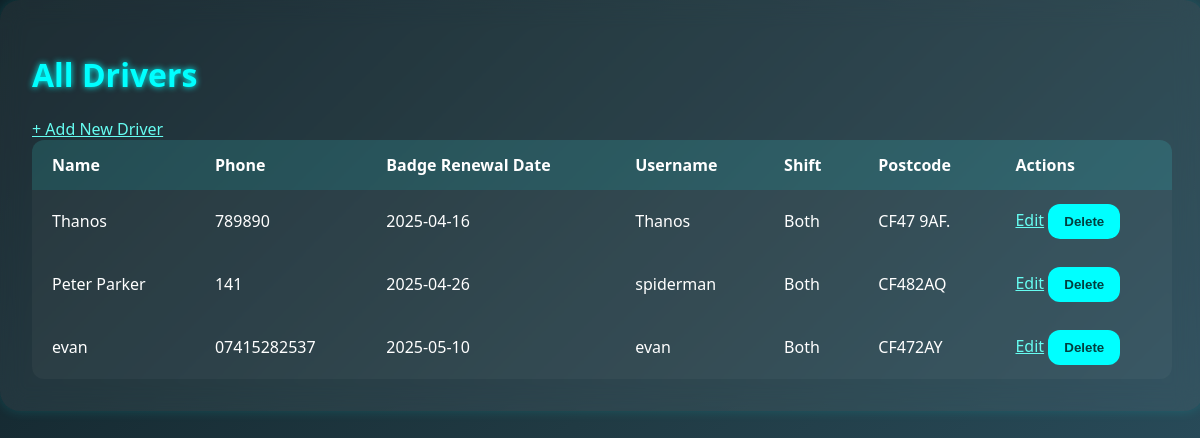
The page /drivers (signed in) on the database as committed earlier.
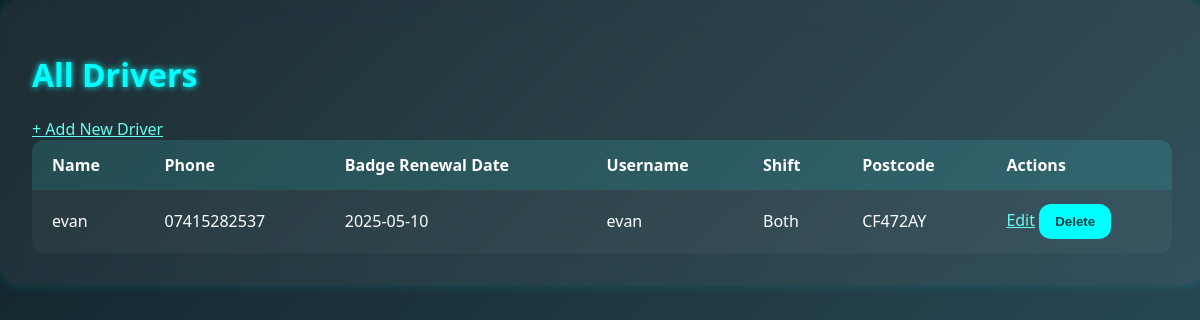
The same page on the database as committed later.
### model.py (models this page shows, shortened)
class Driver(UserMixin, db.Model):
    __tablename__ = 'drivers'
    id = db.Column(db.Integer, primary_key=True)
    name = db.Column(db.String(100), nullable=False)
    phone = db.Column(db.String(20))
    badge_renewal_date = db.Column(db.Date)
    username = db.Column(db.String(100), unique=True, nullable=False)
    password = db.Column(db.String(100), nullable=False)
    role = db.Column(db.String(20), default='driver')
    base_postcode = db.Column(db.String(20))
    shift = db.Column(db.String(10), default='Both')
    locations = db.relationship(
    'DriverLocation',
    backref='driver',
    cascade='all, delete-orphan'
)

### app.py (the view)
@app.route('/drivers')
@manager_required
def view_drivers():
    drivers = Driver.query.all()
    return render_template('drivers.html', drivers=drivers)

### app.py (called while the page is built)
@login_manager.user_loader
def load_user(user_id):
    role, id = user_id.split(':')
    if role == 'driver':
        return Driver.query.get(int(id))
    elif role == 'escort':
        return Escort.query.get(int(id))
    elif role == 'manager':
        return Manager.query.get(int(id))
    elif role == 'mechanic':
        return Mechanic.query.get(int(id))
    return None

def manager_required(f):
    @wraps(f)
    def decorated_function(*args, **kwargs):
        if not current_user.is_authenticated or not isinstance(current_user, Manager):
            flash('Manager access required.', 'danger')
            return redirect(url_for('auth.manager_login'))
        return f(*args, **kwargs)
    return decorated_function

@app.context_processor
def inject_today():
    return {'today': date.today()}

@app.before_request
def before_request_func():
    if db.engine.url.drivername == 'sqlite':
        db.session.execute(text('PRAGMA foreign_keys = ON'))

### templates/drivers.html (shortened to what this page needs)
<!DOCTYPE html>
<html lang="en">
<head>
    <link rel="stylesheet" href="{{ url_for('static', filename='style.css') }}">
</head>
<body>
    <div class="container">
        <h1>All Drivers</h1>
        <a href="{{ url_for('add_driver') }}" class="btn">+ Add New Driver</a>
        {% if drivers %}
            <table>
                <thead>
                    <tr>
                        <th>Name</th>
                        <th>Phone</th>
                        <th>Badge Renewal Date</th>
                        <th>Username</th>
                        <th>Shift</th>
                        <th>Postcode</th>
                        <th>Actions</th>
                    </tr>
                </thead>
                <tbody>
                    {% for driver in drivers %}
                    <tr>
                        <td>{{ driver.name }}</td>
                        <td>{{ driver.phone }}</td>
                        <td>{{ driver.badge_renewal_date }}</td>
                        <td>{{ driver.username }}</td>
                        <td>{{ driver.shift or 'N/A' }}</td>
                        <td>{{ driver.base_postcode or 'N/A' }}</td>
                        <td>
                            <a href="{{ url_for('edit_driver', driver_id=driver.id) }}" class="btn">Edit</a>
                            <form action="{{ url_for('delete_driver', driver_id=driver.id) }}" method="POST" style="display:inline;">
                                <button type="submit" onclick="return confirm('Are you sure?')" class="btn-danger">Delete</button>
                            </form>
                        </td>
                    </tr>
                    {% endfor %}
                </tbody>
            </table>
        {% else %}
            <p>No drivers found.</p>
        {% endif %}
    </div>
</body>
</html>

Rows that differ between the two databases and show on the page:
removed Driver: name "Thanos", phone "789890", badge_renewal_date "2025-04-16", username "Thanos", shift "Both", base_postcode "CF47 9AF."
removed Driver: name "Peter Parker", phone "141", badge_renewal_date "2025-04-26", username "spiderman", shift "Both", base_postcode "CF482AQ"
